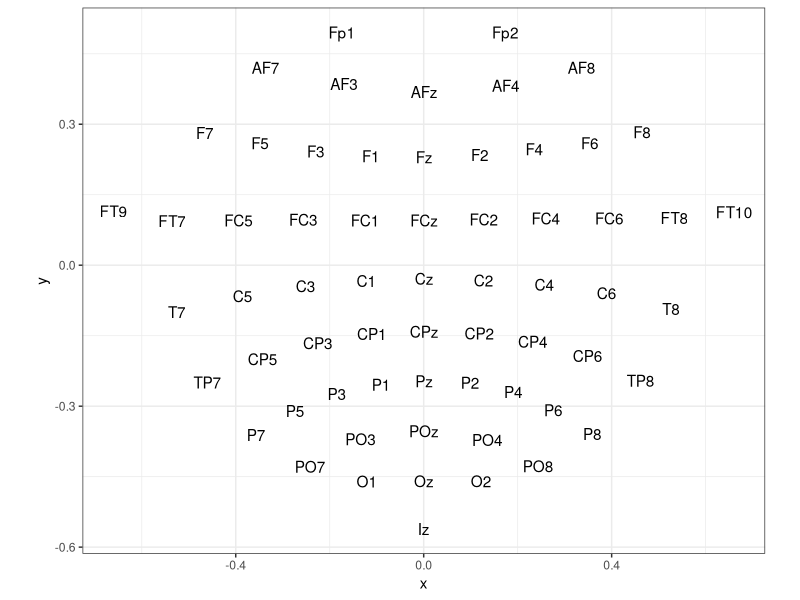
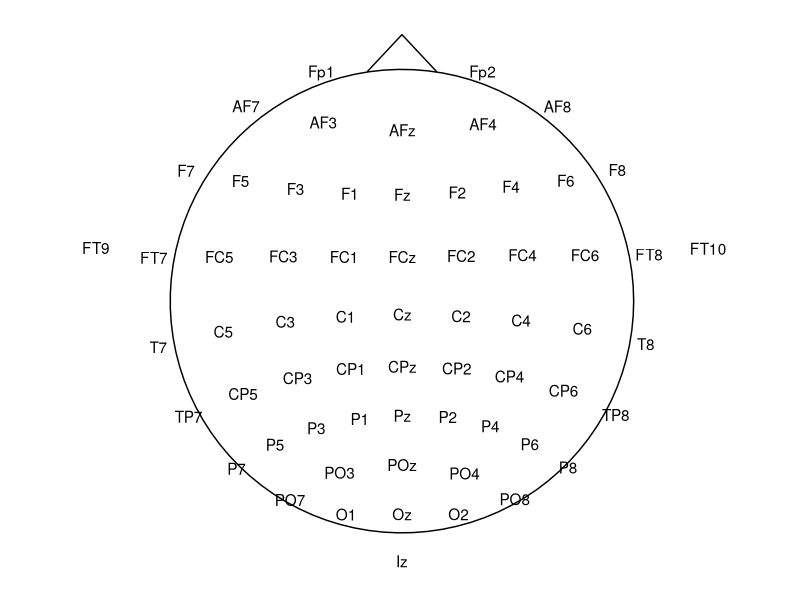
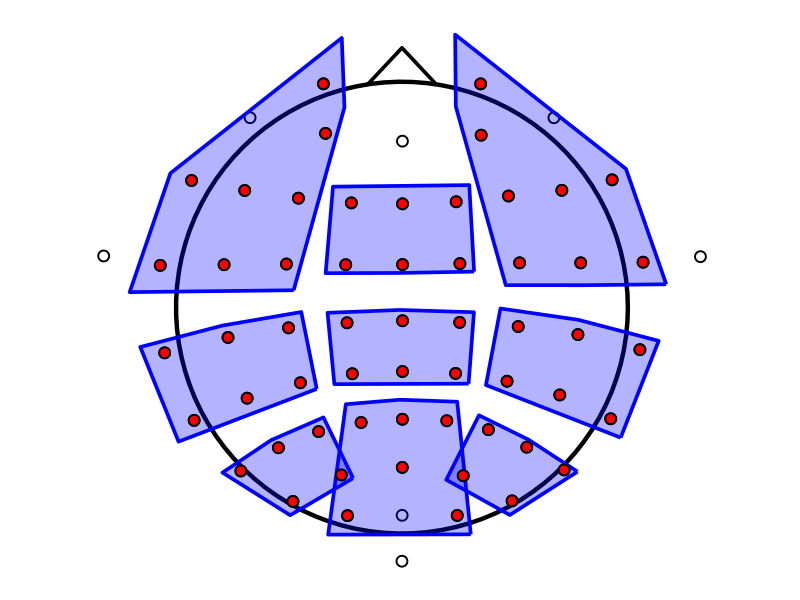
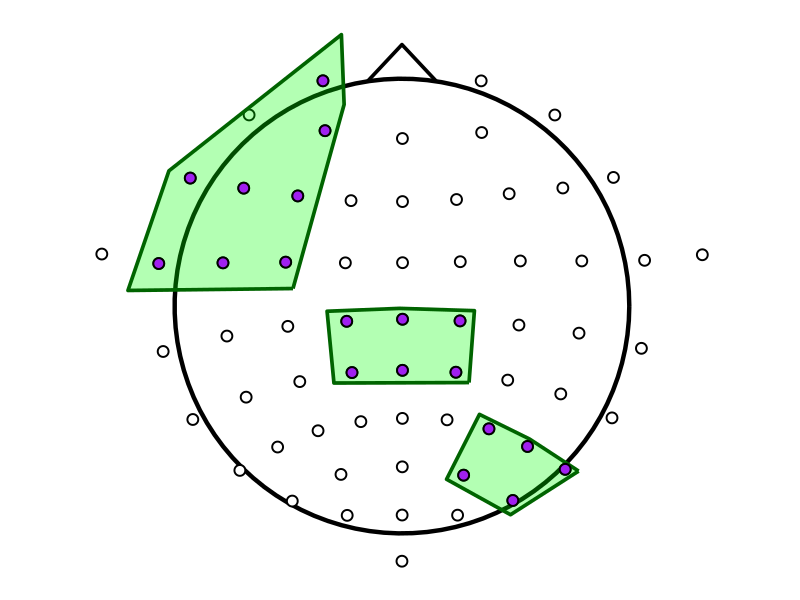
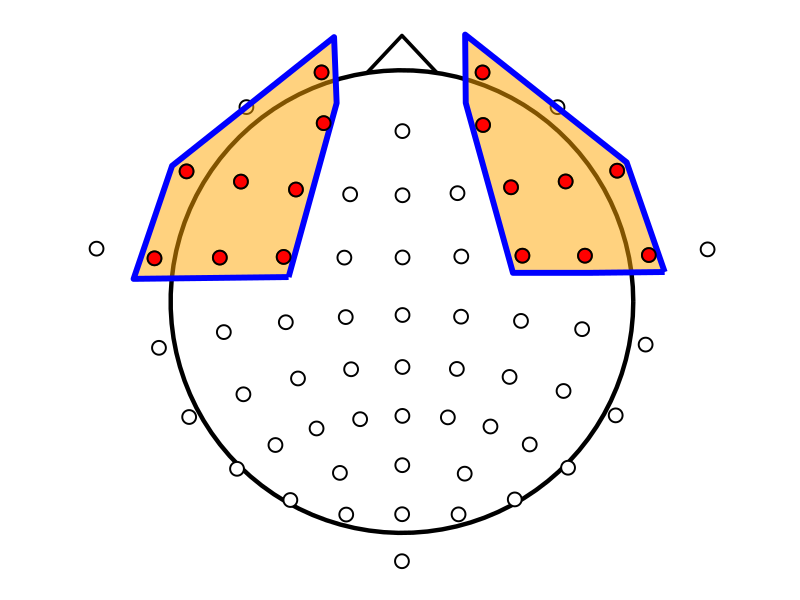

Generate these figures, in order, with R:
## ---- chunk 1
knitr::opts_chunk$set(
  fig.path = "README_figs/README-"
)
## ---- chunk 2
library(ggplot2)
library(tidyverse)
## ---- chunk 3
# Read channel locations
chanLocs <- read_csv('chanLocs.csv') %>%
  rename(electrode = labels)

# Convert theta values (polar format) to radians (Cartesian coordinates)
chanLocs$radianTheta <- pi / 180 * chanLocs$theta

chanLocs <- chanLocs %>%
  mutate(x = .$radius * sin(.$radianTheta),
         y = .$radius * cos(.$radianTheta)) %>%
  select(electrode, x, y)

## ---- chunk 4
# See how it's like
cartesian <- ggplot(chanLocs,
                    aes(x, y, label = electrode)) +
  geom_text() +
  theme_bw() +
  coord_equal()
cartesian
## ---- chunk 5
# Define theme for topo maps
theme_topo <- function(base_size = 12) {
  theme_bw(base_size = base_size) %+replace%
    theme(
      rect = element_blank(),
      line = element_blank(),
      axis.text = element_blank(),
      axis.title = element_blank()
    )
}

# Make head shape
circleFun <- function(center = c(0, 0), diameter = 1, npoints = 100) {
  r <- diameter / 2
  tt <- seq(0, 2 * pi, length.out = npoints)
  xx <- center[1] + r * cos(tt)
  yy <- center[2] + r * sin(tt)
  return(data.frame(x = xx, y = yy))
}

headShape <- circleFun(c(0, 0), round(max(chanLocs$x)), npoints = 100) # 0
nose <- data.frame(x = c(-0.075, 0, .075), y = c(.495, .575, .495))
## ---- chunk 6
# See final product of channel locations on a head
ggplot(headShape, aes(x, y)) +
  geom_path() +
  geom_text(data = chanLocs,
            aes(x, y, label = electrode)) +
  geom_line(data = nose,
            aes(x, y, z = NULL)) +
  theme_topo() +
  coord_equal()
## ---- chunk 7
# Define roi mapping
roi_mapping <- list(
  "Left anterior" = c("AF3", "Fp1", "F7", "F5", "F3", "FT7", "FC5", "FC3"),
  "Left central" = c("T7", "C5", "C3", "TP7", "CP5", "CP3"),
  "Left posterior" = c("P7", "P5", "P3", "PO9", "PO7", "PO3"),
  "Medial anterior" = c("F1", "Fz", "F2", "FC1", "FCz", "FC2"),
  "Medial central" = c("C1", "Cz", "C2", "CP1", "CPz", "CP2"),
  "Medial posterior" = c("P1", "Pz", "P2", "O1", "POz", "O2"),
  "Right anterior" = c("AF4", "Fp2", "F4", "F6", "F8", "FC4", "FC6", "FT8"),
  "Right central" = c("C4", "C6", "T8", "CP4", "CP6", "TP8"),
  "Right posterior" = c("P4", "P6", "P8", "PO4", "PO8", "PO10")
)

# Reverse the mapping
electrode_to_roi <- unlist(lapply(names(roi_mapping), 
                                  function(x) setNames(rep(x, length(roi_mapping[[x]])),
                                                       roi_mapping[[x]])))
## ---- chunk 8
# Read channel locations
chanLocs <- read_csv('chanLocs.csv') %>%
  rename(electrode = labels)

# Convert theta values (polar format) to radians (Cartesian coordinates)
chanLocs$radianTheta <- pi / 180 * chanLocs$theta

chanLocs <- chanLocs %>%
  mutate(x = .$radius * sin(.$radianTheta),
         y = .$radius * cos(.$radianTheta)) %>%
  select(electrode, x, y)

# Define theme for topo maps
theme_topo <- function(base_size = 12) {
  theme_bw(base_size = base_size) %+replace%
    theme(
      rect = element_blank(),
      line = element_blank(),
      axis.text = element_blank(),
      axis.title = element_blank()
    )
}

# Make head shape
circleFun <- function(center = c(0, 0), diameter = 1, npoints = 100) {
  r <- diameter / 2
  tt <- seq(0, 2 * pi, length.out = npoints)
  xx <- center[1] + r * cos(tt)
  yy <- center[2] + r * sin(tt)
  return(data.frame(x = xx, y = yy))
}

headShape <- circleFun(c(0, 0), round(max(chanLocs$x)), npoints = 100) # 0
nose <- data.frame(x = c(-0.075, 0, .075), y = c(.495, .575, .495))

# Define roi mapping
roi_mapping <- list(
  "Left anterior" = c("AF3", "Fp1", "F7", "F5", "F3", "FT7", "FC5", "FC3"),
  "Left central" = c("T7", "C5", "C3", "TP7", "CP5", "CP3"),
  "Left posterior" = c("P7", "P5", "P3", "PO9", "PO7", "PO3"),
  "Medial anterior" = c("F1", "Fz", "F2", "FC1", "FCz", "FC2"),
  "Medial central" = c("C1", "Cz", "C2", "CP1", "CPz", "CP2"),
  "Medial posterior" = c("P1", "Pz", "P2", "O1", "POz", "O2"),
  "Right anterior" = c("AF4", "Fp2", "F4", "F6", "F8", "FC4", "FC6", "FT8"),
  "Right central" = c("C4", "C6", "T8", "CP4", "CP6", "TP8"),
  "Right posterior" = c("P4", "P6", "P8", "PO4", "PO8", "PO10")
)

# Reverse the mapping
electrode_to_roi <- unlist(lapply(names(roi_mapping), 
                                  function(x) setNames(rep(x, length(roi_mapping[[x]])),
                                                       roi_mapping[[x]])))
## ---- chunk 9
# Function to draw ROI outlines and highlights
draw_roi_highlights <- function(selected_rois, headShape = NULL, chanLocs = NULL, nose = NULL,
                                roi_fill_color = "blue", roi_fill_alpha = 0.3,
                                roi_outline_color = "blue", roi_outline_linewidth = 1.25,
                                electrode_circle_color = "red", electrode_circle_size = 3,
                                scalp_linewidth = 1.5, nose_linewidth = 1.25, roi_expansion_x = 1.3, roi_expansion_y = 1.4) {

  if (is.null(headShape)) headShape <- get("headShape", envir = parent.frame())
  if (is.null(chanLocs)) chanLocs <- get("chanLocs", envir = parent.frame())
  if (is.null(nose)) nose <- get("nose", envir = parent.frame())
  
  roi_electrodes <- unlist(roi_mapping[selected_rois])
  
  roi_data <- chanLocs %>%
    filter(electrode %in% roi_electrodes)
  
  # Calculate convex hull for each ROI with slight expansion
  roi_hulls <- lapply(selected_rois, function(roi) {
    electrodes <- roi_mapping[[roi]]
    roi_points <- chanLocs %>% filter(electrode %in% electrodes)
    if (nrow(roi_points) >= 3) {
      hull_indices <- chull(roi_points$x, roi_points$y)
      hull_points <- roi_points[c(hull_indices, hull_indices[1]), ] # Close the polygon
      
      # Expand the hull slightly
      center_x <- mean(hull_points$x)
      center_y <- mean(hull_points$y)
      expanded_hull <- hull_points %>%
        mutate(
          x = center_x + (x - center_x) * roi_expansion_x,
          y = center_y + (y - center_y) * roi_expansion_y
        )
      
      return(expanded_hull)
    } else {
      NULL
    }
  })
  
  names(roi_hulls) <- selected_rois
  
  p <- ggplot(headShape, aes(x, y)) +
    geom_path(linewidth = scalp_linewidth) +
    geom_line(data = nose, aes(x, y, z = NULL), linewidth = nose_linewidth) +
    theme_topo() +
    coord_equal() +
    geom_point(data = chanLocs, aes(x, y), shape = 21, size = electrode_circle_size, stroke = 1, fill = "white")
  
  # Add highlights and outlines
  for (roi in selected_rois) {
    if (!is.null(roi_hulls[[roi]])) {
      p <- p +
        geom_polygon(data = roi_hulls[[roi]], aes(x, y), fill = roi_fill_color, alpha = roi_fill_alpha) +
        geom_path(data = roi_hulls[[roi]], aes(x, y), color = roi_outline_color, linewidth = roi_outline_linewidth)
    }
  }

  # Add colored circles for selected ROI electrodes
  for (roi in selected_rois) {
    roi_electrodes_temp <- roi_mapping[[roi]]
    roi_chanlocs_temp <- chanLocs %>% filter(electrode %in% roi_electrodes_temp)
    p <- p + geom_point(data = roi_chanlocs_temp, aes(x,y), shape = 21, size = electrode_circle_size, stroke = 1, fill = electrode_circle_color)
  }

  return(p)
}
## ---- chunk 10
selected_rois <- c("Medial anterior", "Left anterior", "Right anterior", "Left central", "Medial central", "Right central", "Left posterior", "Medial posterior", "Right posterior")
roi_plot <- draw_roi_highlights(selected_rois)
roi_plot
## ---- chunk 11
selected_rois <- c("Left anterior", "Medial central", "Right posterior")
roi_plot <- draw_roi_highlights(selected_rois, roi_fill_color = "green", roi_outline_color = "darkgreen", electrode_circle_color = "purple")
roi_plot
## ---- chunk 12
selected_rois <- c("Left anterior", "Right anterior")
roi_plot <- draw_roi_highlights(selected_rois, roi_fill_color = "orange", roi_fill_alpha = 0.5, roi_outline_linewidth = 2, electrode_circle_size = 4, roi_expansion_x = 1.2, roi_expansion_y = 1.3)
roi_plot
